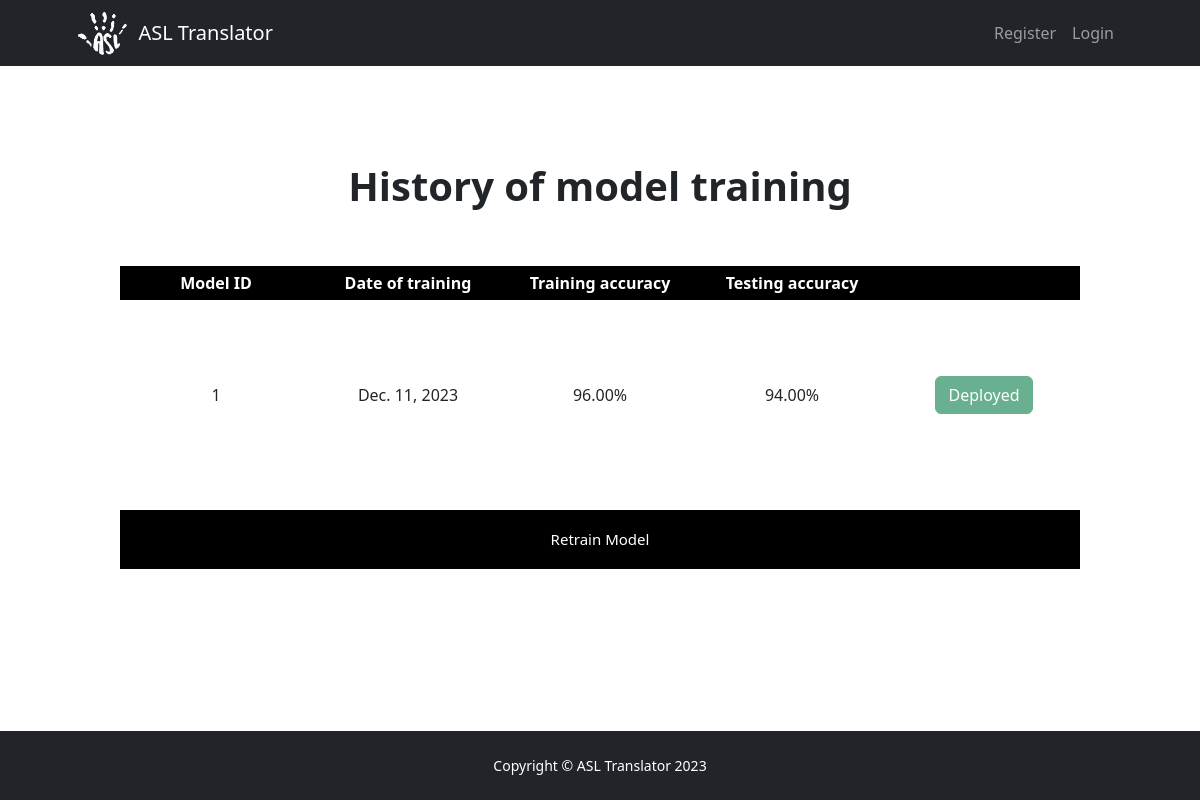
/training/, run on an earlier commit of the app's database.
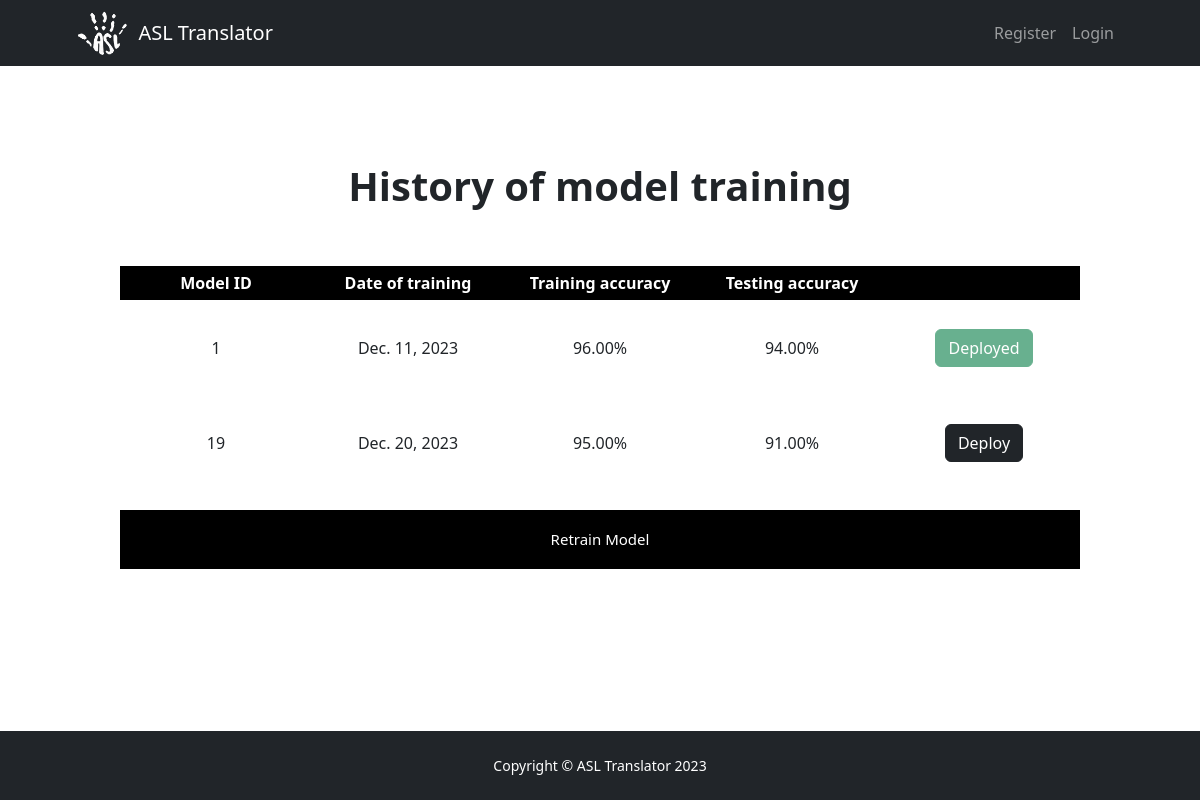
And on a later commit of the database.
### website/models.py (models this page shows, shortened)
class Training(models.Model):
    model_id = models.AutoField(primary_key=True)
    tr_input_file = models.ForeignKey(Training_input, on_delete=models.CASCADE, blank=True, null=True)
    training_date = models.DateField(default=datetime.datetime.today)
    training_accuracy = models.DecimalField(max_digits=5, decimal_places=2, default=0)
    testing_accuracy = models.DecimalField(max_digits=5, decimal_places=2, default=0)
    model_weights = models.FileField(upload_to="models/", blank=True, null=True)
    is_deployed = models.BooleanField(default=False, blank=True, null=True)
    class Meta:
        ordering = ('-training_accuracy', '-testing_accuracy',)

### website/views.py (the view, shortened to what this page needs)
# urls.py: path("training/", views.training, name = "training"),
def training(request):
    current_user = request.user
    training_list = Training.objects.all()
    tr_upload_form = UploadTrainingForm()
    return render(request, "training.html", {'training_list': training_list, 'tr_upload_form': tr_upload_form})

### website/templates/training.html (shortened to what this page needs)
{% extends "base.html" %}
{% load static %}
{% block content %}
<head>
</head>
<body class="d-flex flex-column">
    <main class="flex-shrink-0">
        <header class="py-5">
            <div class="container px-5">
                <div class="row justify-content-center">
                    <div class="col-lg-8 col-xxl-6">
                        <div class="text-center my-5">
                            <h1 class="fw-bolder mb-3">History of model training</h1>
                        </div>
                    </div>
                </div>
            </div>
        </header>
        <div class="container-table">
            <div class="row">
                <table class="fixed_header table-sortable">
                    <thead>
                        <tr>
                            <th>Model ID</th>
                            <th>Date of training</th>
                            <th>Training accuracy</th>
                            <th>Testing accuracy</th>
                            <th></th>
                        </tr>
                    </thead>
                    <tfoot>
                        <tr>
                        <th colspan='5'>
                        </th>
                        </tr>
                    </tfoot>
                    <tbody>
                        {% for training in training_list %}
                        <tr>
                            <td data-title='Model ID'> {{ training.model_id }} </td>
                            <td data-title='Date of training'> {{ training.training_date }} </td>
                            <td data-title="Training accuracy"> {{ training.training_accuracy }}% </td>
                            <td data-title="Testing accuracy"> {{ training.testing_accuracy }}% </td>
                            <td class='deploy'>
                                {% if training.is_deployed %}
                                    <button class='btn btn-success' disabled>Deployed</button>
                                {% else %}
                                    <a href="deploy/{{ training.model_id}}" class='btn btn-dark' '>Deploy</a>
                                {% endif %}
                            </td>
                        </tr>
                        {% endfor %}
                    </tbody>
                    <tfoot>
                        <tr>
                        <th colspan='5'>
                        </th>
                        </tr>
                    </tfoot>
                </table>
                <button type="submit" class="collapsible">Retrain Model</button>
                </div>
            </div>
    </main>
</body>
{% endblock %}

What changed in the data, as far as the page shows it:
added Training: model_id "19", training_date "Dec. 20, 2023", training_accuracy "95.00", testing_accuracy "91.00"
